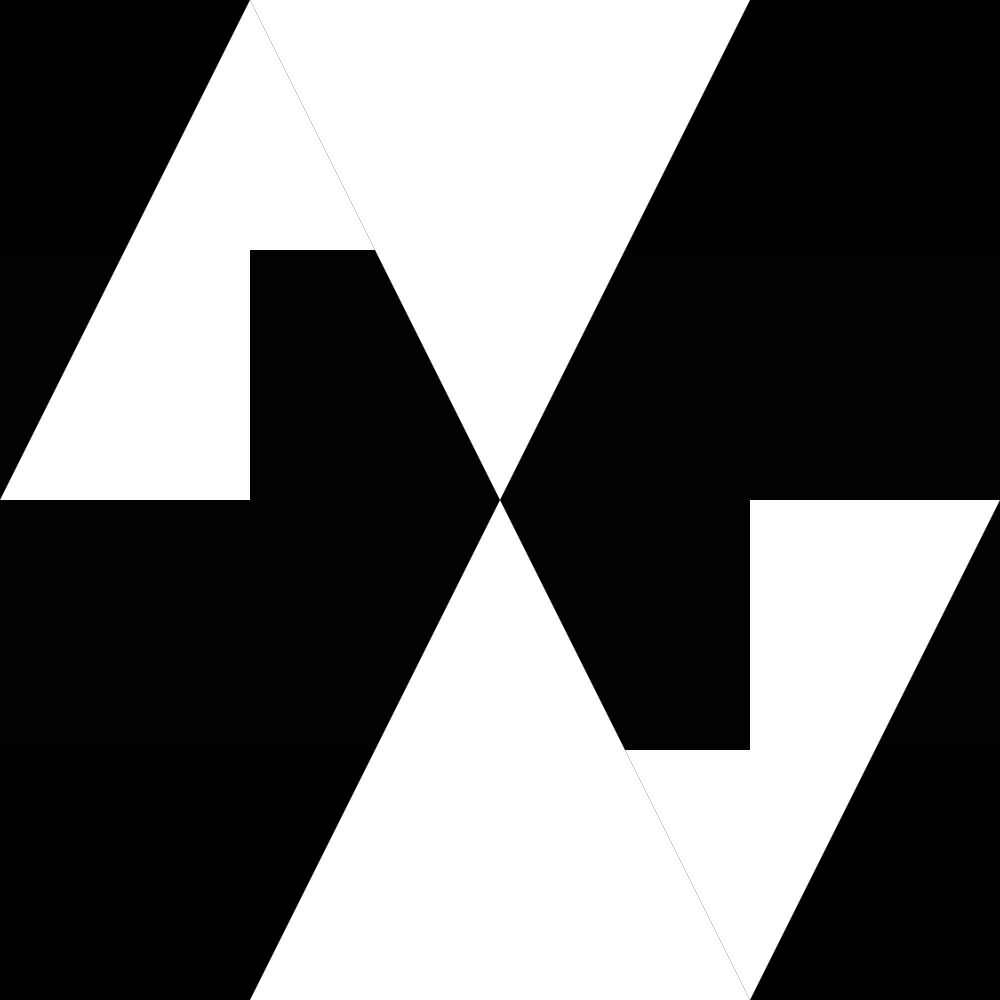
Frame 1 (no input)
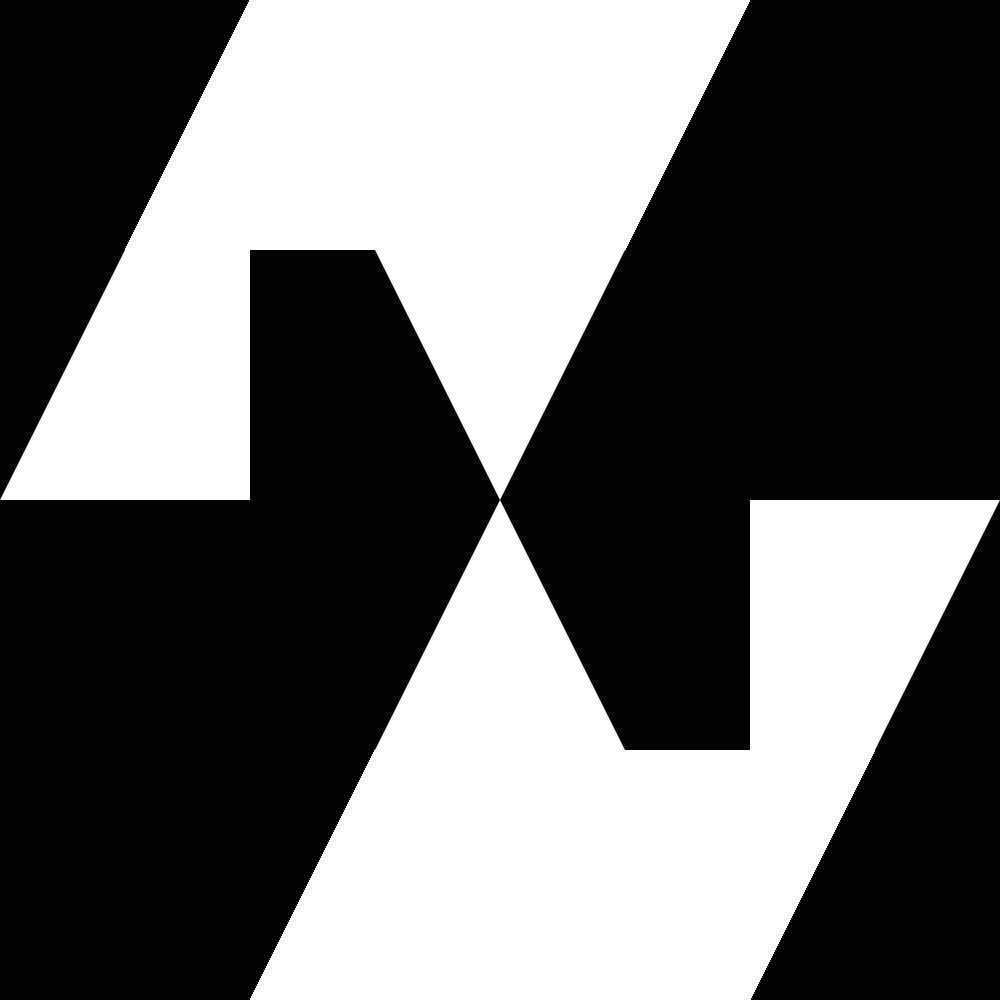
Frame 60 (no input)
Frame 120 (the mouse pressed at the canvas centre since frame 60): identical to frame 60, image omitted

The p5.js sketch that drew these frames (run headless with seeded random() and noise() and a simulated clock; from frame 60 on, the mouse is pressed at the canvas centre):

// p5.js sketch
// ── sketch.js
function setup() {
    createCanvas(1000, 1000);
    background(0, 0, 0);

}

function draw() {
    strokeWeight(0);
    
    translate(500, 500);
    fill(255, 255, 255);
    triangle(-250, 0, -250, -500, 0, 0);
  
    
    fill(2,2,2);
    rect(-500, -250, 1000, 250);

    fill(255, 255, 255);
    triangle(-250, 0, -500, 0, -250, -500);

    triangle(-250, -500, 250, -500, 0, 0);

    rotate(PI);
    fill(255, 255, 255);
    triangle(-250, 0, -250, -500, 0, 0);
 
    
    fill(2,2,2);
    rect(-500, -250, 1000, 250);

    fill(255, 255, 255);
    triangle(-250, 0, -500, 0, -250, -500);

    triangle(-250, -500, 250, -500, 0, 0);
    

 

}
